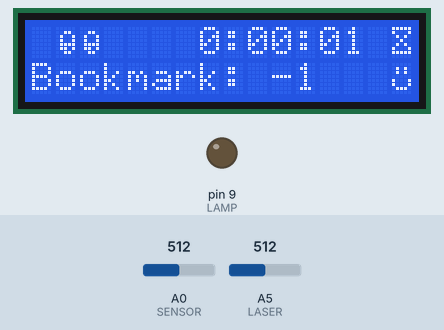
Recording of a sketch running on a simulated Arduino Uno, built with avr-gcc and run on an emulated ATmega328P. On the bench: 16×2 character LCD, output pins drawn as LEDs (lit = HIGH). The test bench sets the inputs (shaded band); at power-on: A0 (SENSOR) = 512, A5 (LASER) = 512. What the sketch prints to the serial monitor is not drawn.

Above: at 6.2 s.
6.3 s: A0 (SENSOR) set to 939
8.5 s: A0 (SENSOR) set to 951
At 9.8 s:
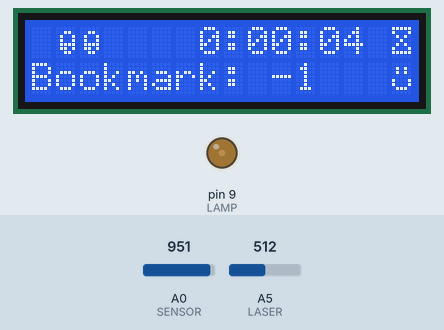
11.5 s: A5 (LASER) set to 306
At 12.4 s:
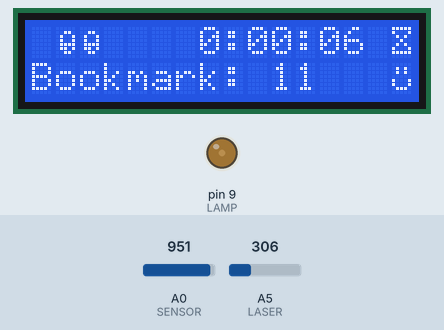
14.0 s: A0 (SENSOR) set to 990
At 14.4 s:
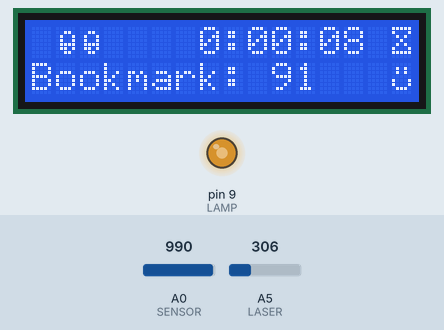
17.0 s: A0 (SENSOR) set to 970
At 17.3 s:
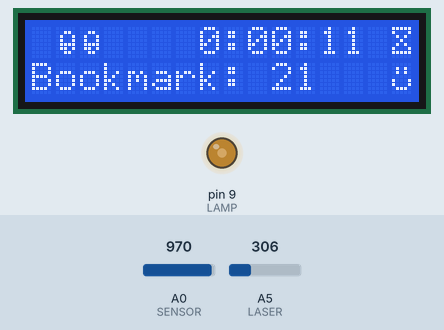
20.0 s: A5 (LASER) set to 511
At 20.8 s:
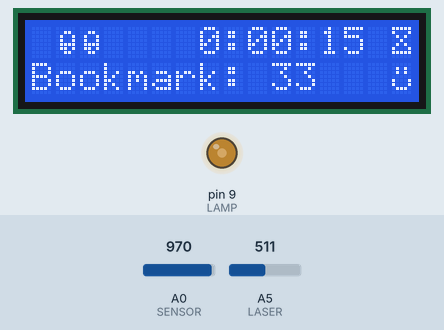
Timing chart, 0 to 23.0 s (numbered marks = the images above; inputs shaded):
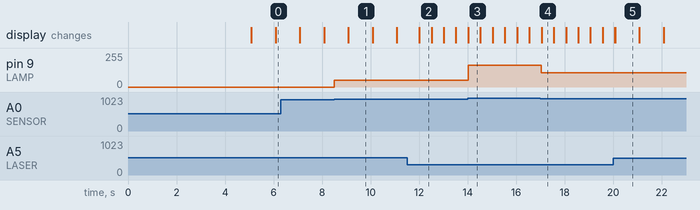

Measured:
- the behaviour switches between 950 and 951 on A0 (SENSOR) (found by bisection; images 0 and 1)
- after the input at 8.5 s, pin 9 (LAMP): 0/255 → 52/255 at once
- after the input at 14.0 s, pin 9 (LAMP): 52/255 → 162/255 at once
- after the input at 17.0 s, pin 9 (LAMP): 162/255 → 106/255 at once
- what the display in image 1 shows lasts 1.0 s, from 9.1 s to 10.1 s
- what the display in image 2 shows lasts 0.5 s, from 12.0 s to 12.5 s

The sketch:

main.ino
```cpp
#include <LiquidCrystal.h>
#include <TimeLib.h>
#include <EEPROM.h>
#include <avr/wdt.h>

#define RS 11
#define EN 12
#define D4 2
#define D5 3
#define D6 4
#define D7 5
#define LASER A5
#define LAMP 9
#define SENSOR A0

LiquidCrystal lcd(RS, EN, D4, D5, D6, D7);
time_t timer;
char time_str[8];
int pages;
int laser_base;

void setup() {
  Serial.begin(9600);
  lcd.begin(16, 2);

  byte smiley_face[8] = {
    0b00000,
    0b01010,
    0b01010,
    0b00000,
    0b10001,
    0b10001,
    0b01110,
    0b00000
  };

  byte hourglass[8] = {
    0b11111,
    0b10001,
    0b01010,
    0b00100,
    0b01010,
    0b10001,
    0b11111,
    0b00000
  };

  byte eye[8] = {
    0b00000,
    0b00110,
    0b01001,
    0b01001,
    0b01111,
    0b01101,
    0b00110,
    0b00000
  };

  lcd.createChar(0, smiley_face);
  lcd.createChar(1, hourglass);
  lcd.createChar(2, eye);

  lcd.setCursor(2, 0);
  lcd.print("My   Reading");
  lcd.setCursor(5, 0);
  lcd.write((byte)0);
  lcd.setCursor(4, 1);
  lcd.print("Assistant");

  delay(5000);
  lcd.clear();

  lcd.setCursor(1, 0);
  lcd.write((byte)2);
  lcd.setCursor(2, 0);
  lcd.write((byte)2);

  lcd.setCursor(15, 0);
  lcd.write((byte)1);

  lcd.setCursor(0, 1);
  lcd.print("Bookmark:");

  lcd.setCursor(15, 1);
  lcd.write((byte)0);

  laser_base = analogRead(LASER);
  pages = EEPROM.get(4, pages);

  setTime(timer);
}

void loop() {
  timer = now();
  sprintf(time_str, "%.1d:%.2d:%.2d", hour(timer), minute(timer), second(timer));
  lcd.setCursor(7, 0);
  lcd.print(time_str);

  lcd.setCursor(10, 1);
  lcd.print(pages);

  int laser_value = analogRead(LASER);

  if (laser_value > laser_base + 80) {
    laser_base = laser_value;
  } else if (laser_value > laser_base + 30 || laser_value < laser_base - 30) {
    pages += 2;
    delay(500);
  }

  int sensor_value = analogRead(SENSOR);
  if (sensor_value > 950) {
    analogWrite(LAMP, map(sensor_value, 950, 1023, 50, 255));
  }
  else {
    analogWrite(LAMP, 0);
  }
  Serial.println(laser_value);
}

void exit_screen() {
  if (pages) {
    lcd.clear();
    timer = now();
    timer /= pages;
    if (hour(now())) {
      sprintf(time_str, "%.1dh%.2dm%.2ds", hour(timer), minute(timer), second(timer));
    }
    else if (minute(now())) {
      sprintf(time_str, "%.2dmin %.2dsec", minute(timer), second(timer));
    }
    else {
      sprintf(time_str, "%.2dsec", minute(timer), second(timer));
    }
    lcd.setCursor(7, 0);
    lcd.print(time_str);
    delay(2000);
  }
  lcd.clear();
  while (analogRead(LASER) < 980);
  wdt_enable(WDTO_1S);
}
```
